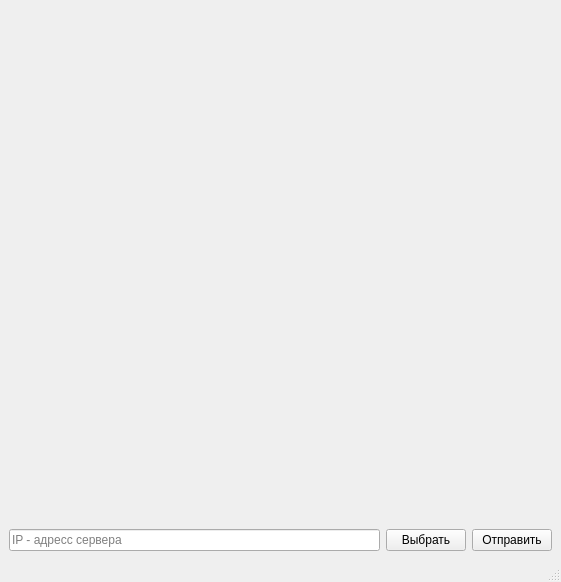
<?xml version="1.0" encoding="UTF-8"?>
<ui version="4.0">
 <class>MainWindow</class>
 <widget class="QMainWindow" name="MainWindow">
  <property name="geometry">
   <rect>
    <x>0</x>
    <y>0</y>
    <width>561</width>
    <height>582</height>
   </rect>
  </property>
  <property name="windowTitle">
   <string>MainWindow</string>
  </property>
  <widget class="QWidget" name="centralwidget">
   <layout class="QGridLayout" name="gridLayout">
    <item row="0" column="0" colspan="3">
     <widget class="QLabel" name="ImageView">
      <property name="text">
       <string/>
      </property>
     </widget>
    </item>
    <item row="1" column="0">
     <widget class="QLineEdit" name="IpEdit">
      <property name="inputMask">
       <string/>
      </property>
      <property name="text">
       <string/>
      </property>
      <property name="placeholderText">
       <string>IP - адресс сервера</string>
      </property>
     </widget>
    </item>
    <item row="1" column="1">
     <widget class="QPushButton" name="btnImage">
      <property name="text">
       <string>Выбрать</string>
      </property>
     </widget>
    </item>
    <item row="1" column="2">
     <widget class="QPushButton" name="btnSend">
      <property name="text">
       <string>Отправить</string>
      </property>
     </widget>
    </item>
   </layout>
  </widget>
  <widget class="QMenuBar" name="menubar">
   <property name="geometry">
    <rect>
     <x>0</x>
     <y>0</y>
     <width>561</width>
     <height>26</height>
    </rect>
   </property>
  </widget>
  <widget class="QStatusBar" name="statusbar"/>
 </widget>
 <resources/>
 <connections/>
</ui>
